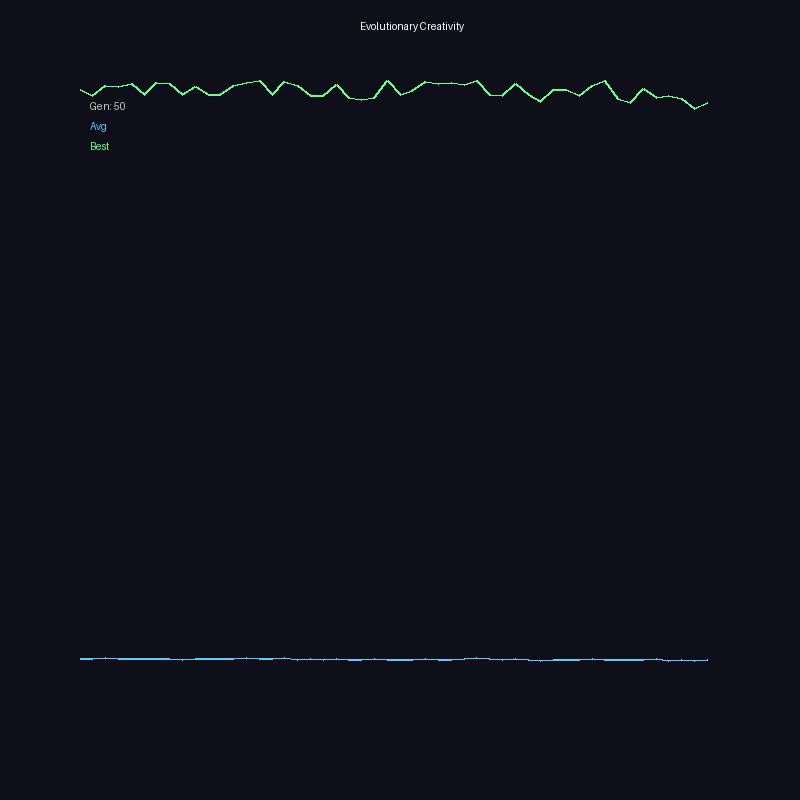

Write Python code to recreate this figure.
"""
Evolutionary Creativity - 进化式创意生成

结合 #015 Digital Evolution 和 #021 Creativity
用进化算法生成创意组合

想法：
- 创意 = 元素的组合
- 适应度 = 新颖性 + 有用性
- 进化 = 选择 + 变异 + 交叉
"""

import numpy as np
from PIL import Image, ImageDraw
import random

# 创意元素库
ELEMENTS = {
    '功能': ['语音', '图像', '视频', '文本', '数据', '位置', '时间', '社交'],
    '场景': ['办公', '学习', '娱乐', '健康', '金融', '出行', '购物', '家居'],
    '技术': ['AI', '区块链', '物联网', 'AR/VR', '云计算', '边缘计算', '大数据', '5G'],
    '形式': ['App', '网站', '小程序', '硬件', 'API', '平台', '插件', '机器人']
}

class CreativeIdea:
    def __init__(self, genes=None):
        if genes:
            self.genes = genes.copy()
        else:
            self.genes = {
                category: random.choice(items)
                for category, items in ELEMENTS.items()
            }
        self.novelty = 0
        self.feasibility = 0
        self.fitness = 0
    
    def describe(self):
        return f"{self.genes['功能']} + {self.genes['场景']} + {self.genes['技术']} → {self.genes['形式']}"
    
    def mutate(self):
        """变异：随机改变一个基因"""
        category = random.choice(list(ELEMENTS.keys()))
        new_value = random.choice(ELEMENTS[category])
        child_genes = self.genes.copy()
        child_genes[category] = new_value
        return CreativeIdea(child_genes)
    
    def crossover(self, other):
        """交叉：混合两个创意的基因"""
        child_genes = {}
        for category in ELEMENTS.keys():
            child_genes[category] = random.choice([self.genes[category], other.genes[category]])
        return CreativeIdea(child_genes)

class EvolutionaryCreativityEngine:
    def __init__(self, population_size=50):
        self.population = [CreativeIdea() for _ in range(population_size)]
        self.generation = 0
        self.history = []
        self.seen_combinations = set()
    
    def evaluate_fitness(self, idea):
        """评估创意的适应度"""
        # 新颖性：组合是否出现过
        combo = tuple(sorted(idea.genes.values()))
        if combo in self.seen_combinations:
            novelty = 0.1
        else:
            novelty = 1.0
            self.seen_combinations.add(combo)
        
        # 可行性：随机评估（模拟市场不确定性）
        feasibility = random.uniform(0.3, 0.9)
        
        # 额外奖励：跨领域组合
        domains = set()
        for category, value in idea.genes.items():
            if value in ['AI', '区块链', 'AR/VR']:
                domains.add('前沿技术')
            elif value in ['健康', '金融', '出行']:
                domains.add('核心场景')
        
        cross_domain_bonus = len(domains) * 0.2
        
        idea.novelty = novelty
        idea.feasibility = feasibility
        idea.fitness = novelty * 0.6 + feasibility * 0.3 + cross_domain_bonus * 0.1
        
        return idea.fitness
    
    def select(self):
        """选择：锦标赛选择"""
        candidates = random.sample(self.population, 3)
        return max(candidates, key=lambda i: i.fitness)
    
    def evolve(self):
        """进化一代"""
        # 评估
        for idea in self.population:
            self.evaluate_fitness(idea)
        
        # 选择 + 繁殖
        new_population = []
        
        # 保留最优的 10%
        sorted_pop = sorted(self.population, key=lambda i: i.fitness, reverse=True)
        new_population.extend(sorted_pop[:len(self.population) // 10])
        
        # 繁殖填充剩余
        while len(new_population) < len(self.population):
            parent1 = self.select()
            parent2 = self.select()
            
            if random.random() < 0.7:
                child = parent1.crossover(parent2)
            else:
                child = parent1.mutate()
            
            new_population.append(child)
        
        self.population = new_population
        self.generation += 1
        
        # 记录
        avg_fitness = np.mean([i.fitness for i in self.population])
        best_fitness = max(i.fitness for i in self.population)
        self.history.append({
            'generation': self.generation,
            'avg_fitness': avg_fitness,
            'best_fitness': best_fitness,
            'best_idea': sorted_pop[0].describe()
        })
    
    def run(self, generations=50):
        for _ in range(generations):
            self.evolve()
    
    def get_top_ideas(self, n=5):
        sorted_pop = sorted(self.population, key=lambda i: i.fitness, reverse=True)
        return [(i.describe(), i.fitness) for i in sorted_pop[:n]]

def visualize_evolution(engine, output_path):
    SIZE = 800
    MARGIN = 80
    
    img = Image.new('RGB', (SIZE, SIZE), (15, 15, 25))
    draw = ImageDraw.Draw(img)
    
    WIDTH = SIZE - 2 * MARGIN
    HEIGHT = SIZE - 2 * MARGIN
    
    # 绘制适应度曲线
    avg = [h['avg_fitness'] for h in engine.history]
    best = [h['best_fitness'] for h in engine.history]
    
    max_fit = max(best) if best else 1
    
    for i in range(1, len(avg)):
        x1 = MARGIN + (i-1) / len(avg) * WIDTH
        y1 = SIZE - MARGIN - avg[i-1] / max_fit * HEIGHT
        x2 = MARGIN + i / len(avg) * WIDTH
        y2 = SIZE - MARGIN - avg[i] / max_fit * HEIGHT
        draw.line([x1, y1, x2, y2], fill=(100, 200, 255), width=2)
    
    for i in range(1, len(best)):
        x1 = MARGIN + (i-1) / len(best) * WIDTH
        y1 = SIZE - MARGIN - best[i-1] / max_fit * HEIGHT
        x2 = MARGIN + i / len(best) * WIDTH
        y2 = SIZE - MARGIN - best[i] / max_fit * HEIGHT
        draw.line([x1, y1, x2, y2], fill=(100, 255, 150), width=2)
    
    draw.text((SIZE//2-40, 20), "Evolutionary Creativity", fill=(255,255,255))
    draw.text((MARGIN+10, MARGIN+20), f"Gen: {engine.generation}", fill=(200,200,200))
    draw.text((MARGIN+10, MARGIN+40), "Avg", fill=(100, 200, 255))
    draw.text((MARGIN+10, MARGIN+60), "Best", fill=(100, 255, 150))
    
    img.save(output_path)
    print(f'Saved: {output_path}')

if __name__ == '__main__':
    output_dir = r'C:\Users\许耀仁\.openclaw\workspace\experiments'
    
    print('=== Evolutionary Creativity ===')
    
    engine = EvolutionaryCreativityEngine(population_size=100)
    engine.run(generations=50)
    
    print(f'\nTop 5 ideas after {engine.generation} generations:')
    for i, (desc, fitness) in enumerate(engine.get_top_ideas(5), 1):
        print(f'{i}. {desc} (fitness: {fitness:.2f})')
    
    visualize_evolution(engine, f'{output_dir}/evolutionary_creativity.png')
    
    print('\nDone')
